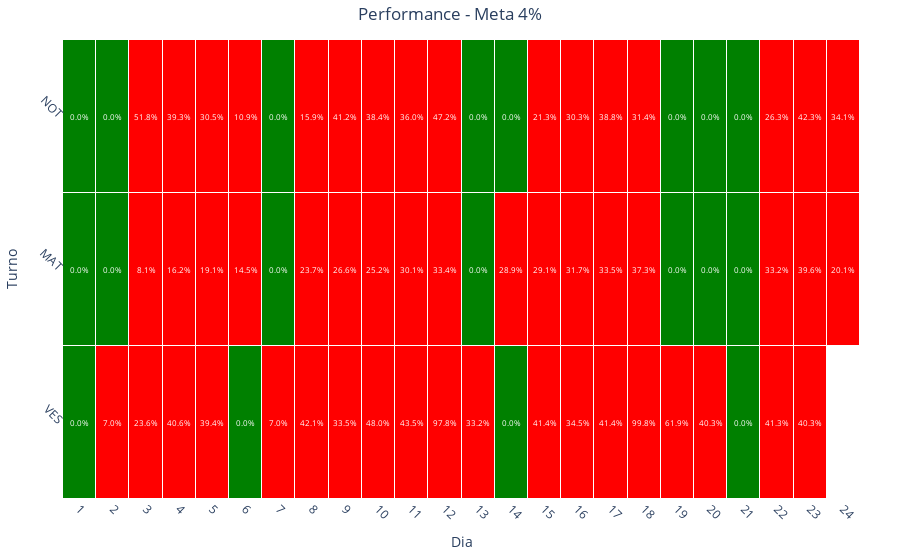

Notebook code for this chart:
### Code cell
graph_heatmap_perf(df_perf.copy(), 4)
graph_heatmap_perf_v2(df_perf.copy(), 4)

### Figure 1 — Plotly figure (JSON) as saved in the notebook; plotly's stock layout.template omitted (floating-point values rounded to 4 significant figures)
{"data": [{"colorscale": [[0, "green"], [0.04, "green"], [0.04, "red"], [1, "red"]], "hoverongaps": false, "hovertemplate": "Turno: %{y}<br>Dia: %{x}<br>Valor: %{z:.1%}", "showscale": false, "type": "heatmap", "x": [1, 2, 3, 4, 5, 6, 7, 8, 9, 10, 11, 12, 13, 14, 15, 16, 17, 18, 19, 20, 21, 22, 23, 24], "xgap": 1, "y": ["VES", "MAT", "NOT"], "ygap": 1, "z": [[0, 0.06964, 0.2358, 0.4059, 0.3945, 0, 0.06994, 0.4211, 0.335, 0.4801, 0.435, 0.9783, 0.3321, 0, 0.4141, 0.3447, 0.4143, 0.9979, 0.6188, 0.4026, 0, 0.4126, 0.4026, null], [0, 0, 0.08082, 0.1621, 0.1912, 0.1455, 0, 0.2372, 0.266, 0.2517, 0.3006, 0.3344, 0, 0.2893, 0.2912, 0.3172, 0.335, 0.3726, 0, 0, 0, 0.3317, 0.3962, 0.2015], [0, 0, 0.5176, 0.3928, 0.3052, 0.1087, 0, 0.1588, 0.4118, 0.3835, 0.3598, 0.4723, 0, 0, 0.2132, 0.3029, 0.3878, 0.3136, 0, 0, 0, 0.263, 0.4234, 0.3412]], "zmax": 1, "zmin": 0}], "layout": {"annotations": [{"font": {"color": "white", "size": 8}, "showarrow": false, "text": "0.0%", "x": 1, "y": "VES"}, {"font": {"color": "white", "size": 8}, "showarrow": false, "text": "7.0%", "x": 2, "y": "VES"}, {"font": {"color": "white", "size": 8}, "showarrow": false, "text": "23.6%", "x": 3, "y": "VES"}, {"font": {"color": "white", "size": 8}, "showarrow": false, "text": "40.6%", "x": 4, "y": "VES"}, {"font": {"color": "white", "size": 8}, "showarrow": false, "text": "39.4%", "x": 5, "y": "VES"}, {"font": {"color": "white", "size": 8}, "showarrow": false, "text": "0.0%", "x": 6, "y": "VES"}, {"font": {"color": "white", "size": 8}, "showarrow": false, "text": "7.0%", "x": 7, "y": "VES"}, {"font": {"color": "white", "size": 8}, "showarrow": false, "text": "42.1%", "x": 8, "y": "VES"}, {"font": {"color": "white", "size": 8}, "showarrow": false, "text": "33.5%", "x": 9, "y": "VES"}, {"font": {"color": "white", "size": 8}, "showarrow": false, "text": "48.0%", "x": 10, "y": "VES"}, {"font": {"color": "white", "size": 8}, "showarrow": false, "text": "43.5%", "x": 11, "y": "VES"}, {"font": {"color": "white", "size": 8}, "showarrow": false, "text": "97.8%", "x": 12, "y": "VES"}, {"font": {"color": "white", "size": 8}, "showarrow": false, "text": "33.2%", "x": 13, "y": "VES"}, {"font": {"color": "white", "size": 8}, "showarrow": false, "text": "0.0%", "x": 14, "y": "VES"}, {"font": {"color": "white", "size": 8}, "showarrow": false, "text": "41.4%", "x": 15, "y": "VES"}, {"font": {"color": "white", "size": 8}, "showarrow": false, "text": "34.5%", "x": 16, "y": "VES"}, {"font": {"color": "white", "size": 8}, "showarrow": false, "text": "41.4%", "x": 17, "y": "VES"}, {"font": {"color": "white", "size": 8}, "showarrow": false, "text": "99.8%", "x": 18, "y": "VES"}, {"font": {"color": "white", "size": 8}, "showarrow": false, "text": "61.9%", "x": 19, "y": "VES"}, {"font": {"color": "white", "size": 8}, "showarrow": false, "text": "40.3%", "x": 20, "y": "VES"}, {"font": {"color": "white", "size": 8}, "showarrow": false, "text": "0.0%", "x": 21, "y": "VES"}, {"font": {"color": "white", "size": 8}, "showarrow": false, "text": "41.3%", "x": 22, "y": "VES"}, {"font": {"color": "white", "size": 8}, "showarrow": false, "text": "40.3%", "x": 23, "y": "VES"}, {"font": {"color": "white", "size": 8}, "showarrow": false, "text": "nan%", "x": 24, "y": "VES"}, {"font": {"color": "white", "size": 8}, "showarrow": false, "text": "0.0%", "x": 1, "y": "MAT"}, {"font": {"color": "white", "size": 8}, "showarrow": false, "text": "0.0%", "x": 2, "y": "MAT"}, {"font": {"color": "white", "size": 8}, "showarrow": false, "text": "8.1%", "x": 3, "y": "MAT"}, {"font": {"color": "white", "size": 8}, "showarrow": false, "text": "16.2%", "x": 4, "y": "MAT"}, {"font": {"color": "white", "size": 8}, "showarrow": false, "text": "19.1%", "x": 5, "y": "MAT"}, {"font": {"color": "white", "size": 8}, "showarrow": false, "text": "14.5%", "x": 6, "y": "MAT"}, {"font": {"color": "white", "size": 8}, "showarrow": false, "text": "0.0%", "x": 7, "y": "MAT"}, {"font": {"color": "white", "size": 8}, "showarrow": false, "text": "23.7%", "x": 8, "y": "MAT"}, {"font": {"color": "white", "size": 8}, "showarrow": false, "text": "26.6%", "x": 9, "y": "MAT"}, {"font": {"color": "white", "size": 8}, "showarrow": false, "text": "25.2%", "x": 10, "y": "MAT"}, {"font": {"color": "white", "size": 8}, "showarrow": false, "text": "30.1%", "x": 11, "y": "MAT"}, {"font": {"color": "white", "size": 8}, "showarrow": false, "text": "33.4%", "x": 12, "y": "MAT"}, {"font": {"color": "white", "size": 8}, "showarrow": false, "text": "0.0%", "x": 13, "y": "MAT"}, {"font": {"color": "white", "size": 8}, "showarrow": false, "text": "28.9%", "x": 14, "y": "MAT"}, {"font": {"color": "white", "size": 8}, "showarrow": false, "text": "29.1%", "x": 15, "y": "MAT"}, {"font": {"color": "white", "size": 8}, "showarrow": false, "text": "31.7%", "x": 16, "y": "MAT"}, {"font": {"color": "white", "size": 8}, "showarrow": false, "text": "33.5%", "x": 17, "y": "MAT"}, {"font": {"color": "white", "size": 8}, "showarrow": false, "text": "37.3%", "x": 18, "y": "MAT"}, {"font": {"color": "white", "size": 8}, "showarrow": false, "text": "0.0%", "x": 19, "y": "MAT"}, {"font": {"color": "white", "size": 8}, "showarrow": false, "text": "0.0%", "x": 20, "y": "MAT"}, {"font": {"color": "white", "size": 8}, "showarrow": false, "text": "0.0%", "x": 21, "y": "MAT"}, {"font": {"color": "white", "size": 8}, "showarrow": false, "text": "33.2%", "x": 22, "y": "MAT"}, {"font": {"color": "white", "size": 8}, "showarrow": false, "text": "39.6%", "x": 23, "y": "MAT"}, {"font": {"color": "white", "size": 8}, "showarrow": false, "text": "20.1%", "x": 24, "y": "MAT"}, {"font": {"color": "white", "size": 8}, "showarrow": false, "text": "0.0%", "x": 1, "y": "NOT"}, {"font": {"color": "white", "size": 8}, "showarrow": false, "text": "0.0%", "x": 2, "y": "NOT"}, {"font": {"color": "white", "size": 8}, "showarrow": false, "text": "51.8%", "x": 3, "y": "NOT"}, {"font": {"color": "white", "size": 8}, "showarrow": false, "text": "39.3%", "x": 4, "y": "NOT"}, {"font": {"color": "white", "size": 8}, "showarrow": false, "text": "30.5%", "x": 5, "y": "NOT"}, {"font": {"color": "white", "size": 8}, "showarrow": false, "text": "10.9%", "x": 6, "y": "NOT"}, {"font": {"color": "white", "size": 8}, "showarrow": false, "text": "0.0%", "x": 7, "y": "NOT"}, {"font": {"color": "white", "size": 8}, "showarrow": false, "text": "15.9%", "x": 8, "y": "NOT"}, {"font": {"color": "white", "size": 8}, "showarrow": false, "text": "41.2%", "x": 9, "y": "NOT"}, {"font": {"color": "white", "size": 8}, "showarrow": false, "text": "38.4%", "x": 10, "y": "NOT"}, {"font": {"color": "white", "size": 8}, "showarrow": false, "text": "36.0%", "x": 11, "y": "NOT"}, {"font": {"color": "white", "size": 8}, "showarrow": false, "text": "47.2%", "x": 12, "y": "NOT"}, {"font": {"color": "white", "size": 8}, "showarrow": false, "text": "0.0%", "x": 13, "y": "NOT"}, {"font": {"color": "white", "size": 8}, "showarrow": false, "text": "0.0%", "x": 14, "y": "NOT"}, {"font": {"color": "white", "size": 8}, "showarrow": false, "text": "21.3%", "x": 15, "y": "NOT"}, {"font": {"color": "white", "size": 8}, "showarrow": false, "text": "30.3%", "x": 16, "y": "NOT"}, {"font": {"color": "white", "size": 8}, "showarrow": false, "text": "38.8%", "x": 17, "y": "NOT"}, {"font": {"color": "white", "size": 8}, "showarrow": false, "text": "31.4%", "x": 18, "y": "NOT"}, {"font": {"color": "white", "size": 8}, "showarrow": false, "text": "0.0%", "x": 19, "y": "NOT"}, {"font": {"color": "white", "size": 8}, "showarrow": false, "text": "0.0%", "x": 20, "y": "NOT"}, {"font": {"color": "white", "size": 8}, "showarrow": false, "text": "0.0%", "x": 21, "y": "NOT"}, {"font": {"color": "white", "size": 8}, "showarrow": false, "text": "26.3%", "x": 22, "y": "NOT"}, {"font": {"color": "white", "size": 8}, "showarrow": false, "text": "42.3%", "x": 23, "y": "NOT"}, {"font": {"color": "white", "size": 8}, "showarrow": false, "text": "34.1%", "x": 24, "y": "NOT"}], "margin": {"b": 40, "l": 40, "r": 40, "t": 40}, "plot_bgcolor": "white", "title": {"text": "Performance - Meta 4%", "x": 0.5}, "xaxis": {"nticks": 31, "tickangle": 45, "tickmode": "linear", "ticktext": [1, 2, 3, 4, 5, 6, 7, 8, 9, 10, 11, 12, 13, 14, 15, 16, 17, 18, 19, 20, 21, 22, 23, 24, 25, 26, 27, 28, 29, 30, 31], "tickvals": [1, 2, 3, 4, 5, 6, 7, 8, 9, 10, 11, 12, 13, 14, 15, 16, 17, 18, 19, 20, 21, 22, 23, 24, 25, 26, 27, 28, 29, 30, 31], "title": {"text": "Dia"}}, "yaxis": {"tickangle": 45, "tickmode": "linear", "title": {"text": "Turno"}}}}
